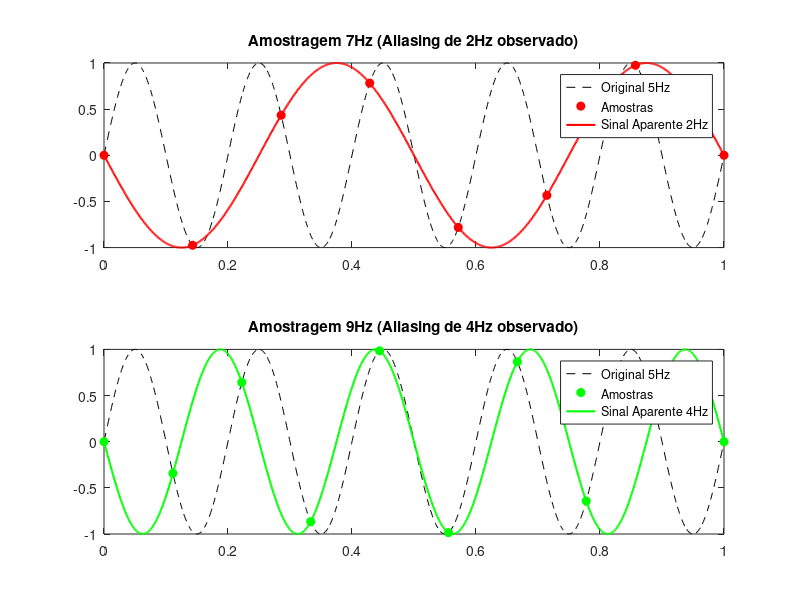

MATLAB code to generate this figure:
% exercicio_1_8_9.m - Simulação de Aliasing
clc; clear;

% Sinal Original: 5 Hz amostrado em alta resolução (1000 pontos)
t_orig = linspace(0, 1, 1000);
f_sinal = 5;
y_orig = sin(2 * pi * f_sinal * t_orig);

% 1.8 Amostragem em 7 Hz (Ts = 1/7)
fs1 = 7;
ts1 = 0:1/fs1:1;
y_amostrado1 = sin(2 * pi * f_sinal * ts1);

% 1.9 Amostragem em 9 Hz (Ts = 1/9)
fs2 = 9;
ts2 = 0:1/fs2:1;
y_amostrado2 = sin(2 * pi * f_sinal * ts2);

figure('Name', 'Aliasing: 5Hz amostrado em 7Hz e 9Hz');

% Plot 7Hz
subplot(2,1,1);
plot(t_orig, y_orig, 'k--'); hold on;
plot(ts1, y_amostrado1, 'ro', 'MarkerFaceColor', 'r');
% Sinal de Aliasing esperado: |7 - 5| = 2 Hz
y_alias1 = sin(2 * pi * 2 * t_orig + pi); % Defasado em 180 (pi rad)
plot(t_orig, y_alias1, 'r', 'LineWidth', 1.5);
title('Amostragem 7Hz (Aliasing de 2Hz observado)');
legend('Original 5Hz', 'Amostras', 'Sinal Aparente 2Hz');

% Plot 9Hz
subplot(2,1,2);
plot(t_orig, y_orig, 'k--'); hold on;
plot(ts2, y_amostrado2, 'go', 'MarkerFaceColor', 'g');
% Sinal de Aliasing esperado: |9 - 5| = 4 Hz
y_alias2 = sin(2 * pi * 4 * t_orig + pi);
plot(t_orig, y_alias2, 'g', 'LineWidth', 1.5);
title('Amostragem 9Hz (Aliasing de 4Hz observado)');
legend('Original 5Hz', 'Amostras', 'Sinal Aparente 4Hz');
